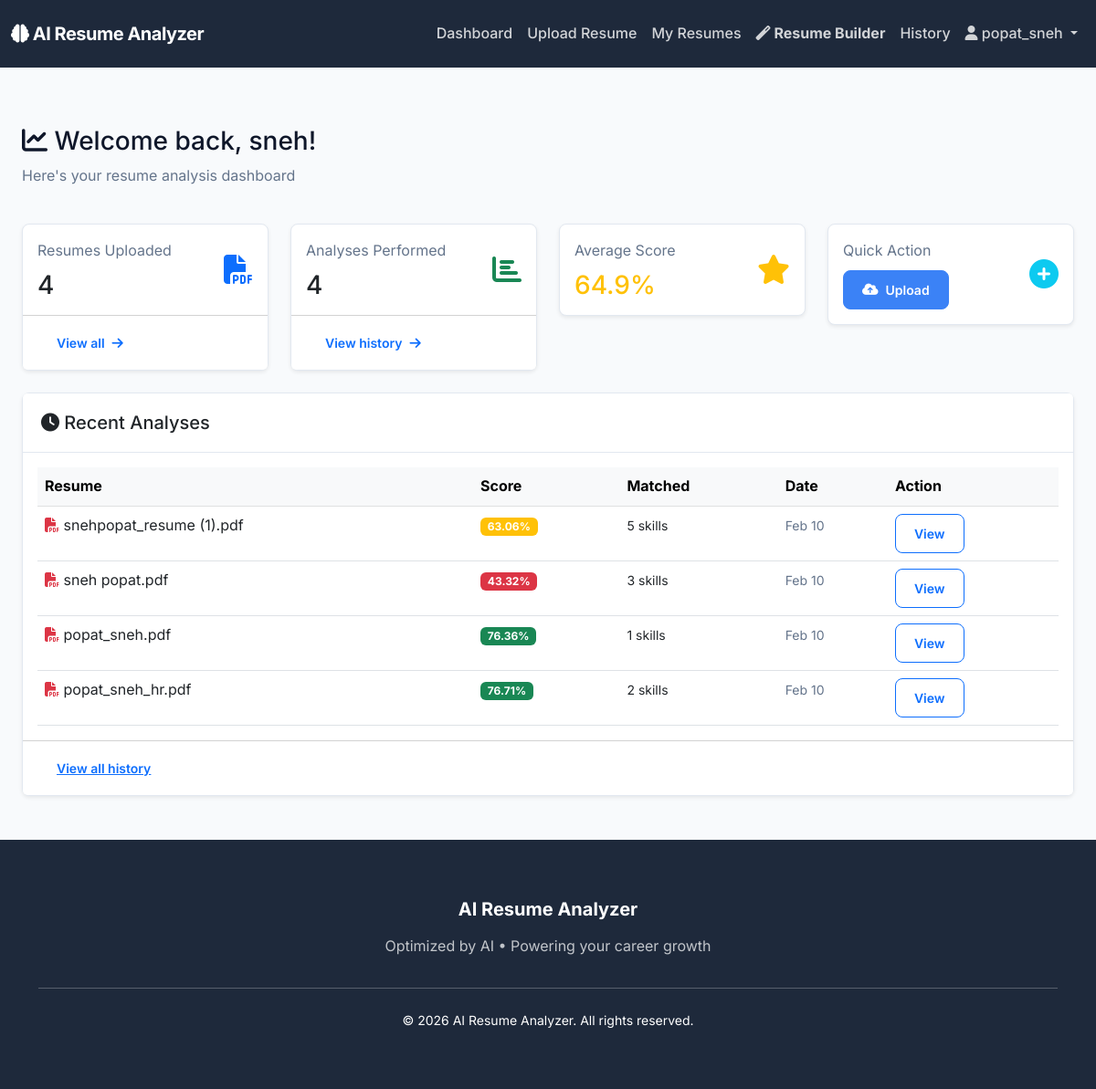
The page /dashboard (signed in) on the database its author committed.
### flask_app/models.py (models this page shows, shortened)
class User(UserMixin, db.Model):
    __tablename__ = 'users'
    id = db.Column(db.String(36), primary_key=True, default=lambda: str(uuid.uuid4()))
    username = db.Column(db.String(80), unique=True, nullable=False, index=True)
    email = db.Column(db.String(120), unique=True, nullable=False, index=True)
    password_hash = db.Column(db.String(255), nullable=False)
    first_name = db.Column(db.String(100))
    last_name = db.Column(db.String(100))
    created_at = db.Column(db.DateTime, default=datetime.utcnow)
    updated_at = db.Column(db.DateTime, default=datetime.utcnow, onupdate=datetime.utcnow)
    is_admin = db.Column(db.Boolean, default=False)
    role = db.Column(db.String(20), default='user')
    resumes = db.relationship('Resume', backref='user', lazy=True, cascade='all, delete-orphan')
    analyses = db.relationship('Analysis', backref='user', lazy=True, cascade='all, delete-orphan')

class Analysis(db.Model):
    __tablename__ = 'analyses'
    id = db.Column(db.String(36), primary_key=True, default=lambda: str(uuid.uuid4()))
    user_id = db.Column(db.String(36), db.ForeignKey('users.id'), nullable=False)
    resume_id = db.Column(db.String(36), db.ForeignKey('resumes.id'), nullable=False)
    job_id = db.Column(db.String(36), db.ForeignKey('job_postings.id'), nullable=True)
    match_score = db.Column(db.Float, default=0.0)
    matched_skills = db.Column(db.JSON, default=list)
    missing_skills = db.Column(db.JSON, default=list)
    suggestions = db.Column(db.JSON, default=list)
    match_percentage = db.Column(db.Integer, default=0)
    ats_score = db.Column(db.Float, default=0.0)
    ats_details = db.Column(db.JSON, default=dict)
    interview_questions = db.Column(db.JSON, default=list)
    skill_resources = db.Column(db.JSON, default=list)
    job_description = db.Column(db.Text)
    created_at = db.Column(db.DateTime, default=datetime.utcnow)
    updated_at = db.Column(db.DateTime, default=datetime.utcnow, onupdate=datetime.utcnow)

class Resume(db.Model):
    __tablename__ = 'resumes'
    id = db.Column(db.String(36), primary_key=True, default=lambda: str(uuid.uuid4()))
    user_id = db.Column(db.String(36), db.ForeignKey('users.id'), nullable=False)
    filename = db.Column(db.String(255), nullable=False)
    filepath = db.Column(db.String(500), nullable=False)
    extracted_text = db.Column(db.Text)
    extracted_skills = db.Column(db.JSON, default=list)
    created_at = db.Column(db.DateTime, default=datetime.utcnow)
    updated_at = db.Column(db.DateTime, default=datetime.utcnow, onupdate=datetime.utcnow)
    analyses = db.relationship('Analysis', backref='resume', lazy=True, cascade='all, delete-orphan')

### flask_app/routes/main.py (the view)
@main_bp.route('/dashboard')
def dashboard():
    if not current_user.is_authenticated:
        return redirect(url_for('auth.login', next=url_for('main.dashboard')))
    resume_count = Resume.query.filter_by(user_id=current_user.id).count()
    analysis_count = Analysis.query.filter_by(user_id=current_user.id).count()
    avg_score_result = db.session.query(func.avg(Analysis.match_score)).filter_by(user_id=current_user.id).scalar()
    avg_score = round(avg_score_result, 1) if avg_score_result else 0
    recent_analyses = Analysis.query.filter_by(user_id=current_user.id).order_by(Analysis.created_at.desc()).limit(5).all()
    return render_template('dashboard/index.html',
                         resume_count=resume_count,
                         analysis_count=analysis_count,
                         avg_score=avg_score,
                         recent_analyses=recent_analyses)

### flask_app/templates/dashboard/index.html (shortened to what this page needs)
{% extends "base.html" %}
{% block content %}
<div class="container-fluid py-4">
    <div class="row mb-4">
        <div class="col">
            <h1 class="h3">
                <i class="fas fa-chart-line"></i> Welcome back, {{ current_user.first_name or current_user.username }}!
            </h1>
            <p class="text-muted">Here's your resume analysis dashboard</p>
        </div>
    </div>
    <div class="row mb-4 g-4">
        <div class="col-md-6 col-lg-3">
            <div class="card shadow-sm">
                <div class="card-body">
                    <div class="d-flex align-items-center">
                        <div class="flex-grow-1">
                            <p class="text-muted mb-2">Resumes Uploaded</p>
                            <h3 class="mb-0">{{ resume_count }}</h3>
                        </div>
                        <div class="text-primary" style="font-size: 2rem;">
                            <i class="fas fa-file-pdf"></i>
                        </div>
                    </div>
                </div>
                <div class="card-footer bg-white">
                    <a href="{{ url_for('analysis.resume_list') }}" class="btn btn-sm btn-link text-decoration-none">
                        View all <i class="fas fa-arrow-right"></i>
                    </a>
                </div>
            </div>
        </div>
        <div class="col-md-6 col-lg-3">
            <div class="card shadow-sm">
                <div class="card-body">
                    <div class="d-flex align-items-center">
                        <div class="flex-grow-1">
                            <p class="text-muted mb-2">Analyses Performed</p>
                            <h3 class="mb-0">{{ analysis_count }}</h3>
                        </div>
                        <div class="text-success" style="font-size: 2rem;">
                            <i class="fas fa-chart-bar"></i>
                        </div>
                    </div>
                </div>
                <div class="card-footer bg-white">
                    <a href="{{ url_for('analysis.history') }}" class="btn btn-sm btn-link text-decoration-none">
                        View history <i class="fas fa-arrow-right"></i>
                    </a>
                </div>
            </div>
        </div>
        <div class="col-md-6 col-lg-3">
            <div class="card shadow-sm">
                <div class="card-body">
                    <div class="d-flex align-items-center">
                        <div class="flex-grow-1">
                            <p class="text-muted mb-2">Average Score</p>
                            <h3 class="mb-0">
                                {% if avg_score > 0 %}
                                    <span class="{% if avg_score >= 75 %}text-success{% elif avg_score >= 50 %}text-warning{% else %}text-danger{% endif %}">
                                        {{ avg_score }}%
                                    </span>
                                {% else %}
                                    <span class="text-muted">-</span>
                                {% endif %}
                            </h3>
                        </div>
                        <div class="text-warning" style="font-size: 2rem;">
                            <i class="fas fa-star"></i>
                        </div>
                    </div>
                </div>
            </div>
        </div>
        <div class="col-md-6 col-lg-3">
            <div class="card shadow-sm">
                <div class="card-body">
                    <div class="d-flex align-items-center">
                        <div class="flex-grow-1">
                            <p class="text-muted mb-2">Quick Action</p>
                            <a href="{{ url_for('analysis.upload_resume') }}" class="btn btn-primary btn-sm">
                                <i class="fas fa-cloud-upload-alt"></i> Upload
                            </a>
                        </div>
                        <div class="text-info" style="font-size: 2rem;">
                            <i class="fas fa-plus-circle"></i>
                        </div>
                    </div>
                </div>
            </div>
        </div>
    </div>
    {% if recent_analyses %}
        <div class="row">
            <div class="col">
                <div class="card shadow-sm">
                    <div class="card-header bg-white">
                        <h5 class="mb-0">
                            <i class="fas fa-clock"></i> Recent Analyses
                        </h5>
                    </div>
                    <div class="card-body">
                        <div class="table-responsive">
                            <table class="table table-hover mb-0">
                                <thead class="table-light">
                                    <tr>
                                        <th>Resume</th>
                                        <th>Score</th>
                                        <th>Matched</th>
                                        <th>Date</th>
                                        <th>Action</th>
                                    </tr>
                                </thead>
                                <tbody>
                                    {% for analysis in recent_analyses %}
                                        <tr>
                                            <td>
                                                <i class="fas fa-file-pdf text-danger"></i>
                                                {{ analysis.resume.filename[:25] }}{% if analysis.resume.filename|length > 25 %}...{% endif %}
                                            </td>
                                            <td>
                                                <span class="badge bg-{% if analysis.match_score >= 75 %}success{% elif analysis.match_score >= 50 %}warning{% else %}danger{% endif %}">
                                                    {{ analysis.match_score }}%
                                                </span>
                                            </td>
                                            <td>
                                                <small>{{ analysis.matched_skills|length }} skills</small>
                                            </td>
                                            <td>
                                                <small class="text-muted">{{ analysis.created_at.strftime('%b %d') }}</small>
                                            </td>
                                            <td>
                                                <a href="{{ url_for('analysis.view_analysis', analysis_id=analysis.id) }}" class="btn btn-sm btn-outline-primary">
                                                    View
                                                </a>
                                            </td>
                                        </tr>
                                    {% endfor %}
                                </tbody>
                            </table>
                        </div>
                    </div>
                    <div class="card-footer bg-white">
                        <a href="{{ url_for('analysis.history') }}" class="btn btn-sm btn-link">View all history</a>
                    </div>
                </div>
            </div>
        </div>
    {% endif %}
</div>
{% endblock %}

### flask_app/templates/base.html (shortened to what this page needs)
<!DOCTYPE html>
<html lang="en">
<head>
    <link href="https://cdn.jsdelivr.net/npm/bootstrap@5.3.0/dist/css/bootstrap.min.css" rel="stylesheet">
    <link rel="stylesheet" href="https://cdnjs.cloudflare.com/ajax/libs/font-awesome/6.4.0/css/all.min.css">
    <link rel="stylesheet" href="{{ url_for('static', filename='css/style.css') }}">
    <link rel="stylesheet" href="{{ url_for('static', filename='css/resume.css') }}">
</head>
<body>
    <nav class="navbar navbar-expand-lg navbar-dark bg-primary">
        <div class="container-fluid">
            <a class="navbar-brand fw-bold" href="{{ url_for('main.index') }}">
                <i class="fas fa-brain"></i> AI Resume Analyzer
            </a>
            <div class="collapse navbar-collapse" id="navbarNav">
                <ul class="navbar-nav ms-auto">
                    {% if current_user.is_authenticated %}
                    {% if current_user.role == 'hr' %}
                    <li class="nav-item">
                        <a class="nav-link" href="{{ url_for('hr.dashboard') }}">HR Dashboard</a>
                    </li>
                    <li class="nav-item">
                        <a class="nav-link" href="{{ url_for('hr.jobs') }}">My Jobs</a>
                    </li>
                    <li class="nav-item">
                        <a class="nav-link" href="{{ url_for('hr.add_job') }}">Post New Job</a>
                    </li>
                    {% else %}
                    <li class="nav-item">
                        <a class="nav-link" href="{{ url_for('main.dashboard') }}">Dashboard</a>
                    </li>
                    {% if current_user.is_admin %}
                    <li class="nav-item">
                        <a class="nav-link fw-bold text-warning" href="{{ url_for('admin.dashboard') }}">Admin Panel</a>
                    </li>
                    {% else %}
                    <li class="nav-item">
                        <a class="nav-link" href="{{ url_for('analysis.upload_resume') }}">Upload Resume</a>
                    </li>
                    <li class="nav-item">
                        <a class="nav-link" href="{{ url_for('analysis.resume_list') }}">My Resumes</a>
                    </li>
                    <li class="nav-item">
                        <a class="nav-link fw-bold text-info" href="{{ url_for('resume.builder') }}">
                            <i class="fas fa-magic"></i> Resume Builder
                        </a>
                    </li>
                    <li class="nav-item">
                        <a class="nav-link" href="{{ url_for('analysis.history') }}">History</a>
                    </li>
                    {% endif %}
                    {% endif %}
                    <li class="nav-item dropdown">
                        <a class="nav-link dropdown-toggle" href="#" id="userDropdown" role="button"
                            data-bs-toggle="dropdown">
                            <i class="fas fa-user"></i> {{ current_user.username }}
                        </a>
                    </li>
                    {% endif %}
                </ul>
            </div>
        </div>
    </nav>
    <main class="container-fluid py-4">
        {% block content %}{% endblock %}
    </main>
    <footer class="text-white text-center">
        <div class="container">
            <div class="row mb-4">
                <div class="col-md-12">
                    <h5 class="fw-bold mb-3">AI Resume Analyzer</h5>
                    <p class="text-light opacity-75">Optimized by AI • Powering your career growth</p>
                </div>
            </div>
            <hr class="opacity-25 mb-4">
            <p class="small mb-0">&copy; 2026 AI Resume Analyzer. All rights reserved.</p>
        </div>
    </footer>
</body>
</html>

### rows shown on the page
User: username "popat_sneh", first_name "sneh"
Analysis: resume "snehpopat_resume (1).pdf", match_score "63.06", matched_skills|length "5", created_at "Feb 10"
Analysis: resume "sneh popat.pdf", match_score "43.32", matched_skills|length "3", created_at "Feb 10"
Analysis: resume "popat_sneh.pdf", match_score "76.36", matched_skills|length "1", created_at "Feb 10"
Analysis: resume "popat_sneh_hr.pdf", match_score "76.71", matched_skills|length "2", created_at "Feb 10"

### other values the page prints
{{ resume_count }} "4"
{{ analysis_count }} "4"
{{ avg_score }} "64.9"
